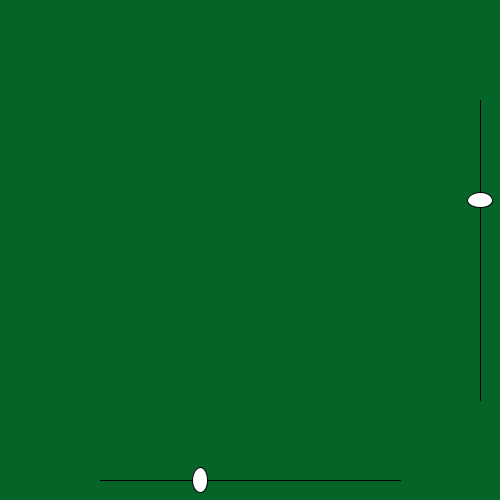
Frame 1 (no input)
Frame 60 (the mouse pressed at the canvas centre just before this capture): identical to frame 1, image omitted
Frame 120 (the mouse held since frame 60 and released just before this capture): identical to frame 1, image omitted

The Processing sketch that drew this single still picture (run headless with seeded random() and noise(); from frame 60 on, the mouse is pressed at the canvas centre):

// Processing sketch: processing_131246
// ── processing_131246.pde

float li = 100;
float lj = 500-20;
float lk = 500-20;
float ll = 100;
float lx = 100;
float ly = 100;

float c;
void setup(){
  size(500,500);
  colorMode(HSB);
}
void draw(){
colorMode(HSB);
  stroke(0);
  fill(255);
  if ((li<mouseX) && (mouseX<li+300) && (lj-20<mouseY) && (mouseY<lj+20) && (mousePressed)){
    lx = mouseX-li;
    
  }
  if ((lk-20<mouseX) && (mouseX<lk+20) && (ll<mouseY) && (mouseY<ll+300) && (mousePressed)){
    ly = mouseY-ll;
  }
  background(lx,240,ly);
  line(li,lj,li+300,lj);
  ellipse(lx+li,lj,15,25);
  line(lk,ll,lk,ll+300);
  ellipse(lk,ly+ll,25,15);
  
  colorMode(RGB);
  if (mousePressed){
   c=0;
  }
  noStroke();
  fill(100,255-c);
  pushMatrix();
  translate(mouseX,mouseY);
  ellipse(0,0,c,c);
  popMatrix();
  if (c<255){
    c+=10;
  }
}
